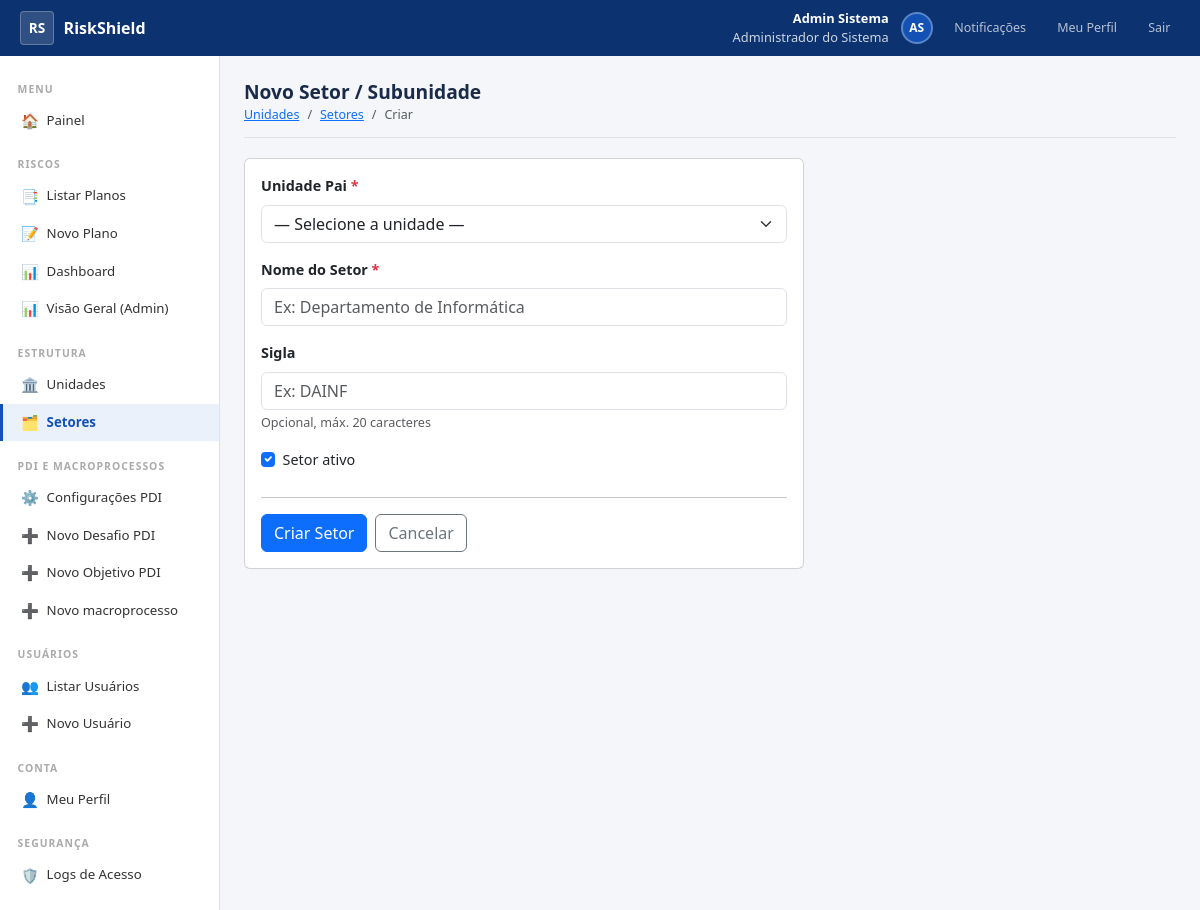
/setores/novo/ (signed in), run on the app's committed database.
### accounts/models.py (models this page shows, shortened)
class Usuario(AbstractBaseUser, PermissionsMixin):
    primeiro_nome = models.CharField('Primeiro Nome', max_length=80)
    sobrenome = models.CharField('Sobrenome', max_length=100)
    matricula = models.CharField('Matrícula', max_length=20, unique=True, db_index=True)
    email = models.EmailField('E-mail Institucional', unique=True, db_index=True)
    foto = models.ImageField('Foto', upload_to='fotos/', blank=True, null=True)
    telefone = models.CharField('Telefone Institucional', max_length=20, blank=True)
    cargo = models.CharField('Cargo / Função', max_length=120, blank=True)
    perfil = models.CharField(
        'Perfil',
        max_length=20,
        choices=Perfil.choices,
        default=Perfil.SERVIDOR,
        db_index=True,
    )
    ativo = models.BooleanField('Ativo', default=True, db_index=True)
    conta_ativada = models.BooleanField('Conta Ativada', default=False)
    is_staff = models.BooleanField('Acesso Admin Django', default=False)
    criado_em = models.DateTimeField('Criado em',    auto_now_add=True)
    atualizado_em = models.DateTimeField('Atualizado em', auto_now=True)
    deleted_at = models.DateTimeField('Excluído em',  null=True, blank=True, db_index=True)
    criado_por = models.ForeignKey(
        'self', on_delete=models.SET_NULL,
        null=True, blank=True,
        related_name='usuarios_criados',
        verbose_name='Criado por',
    )
    ultimo_login_ip = models.GenericIPAddressField('IP do Último Login', null=True, blank=True)
    history = HistoricalRecords(
        history_change_reason_field=models.TextField(null=True),
        excluded_fields=['last_login', 'ultimo_login_ip'],
    )
    objects = UsuarioManager()
    USERNAME_FIELD  = 'matricula'
    REQUIRED_FIELDS = ['email', 'primeiro_nome', 'sobrenome']
    class Meta:
        verbose_name = 'Usuário'
        verbose_name_plural  = 'Usuários'
        ordering = ['primeiro_nome', 'sobrenome']
    def get_nome_completo(self):
        return f'{self.primeiro_nome} {self.sobrenome}'.strip()
    def get_iniciais(self):
        partes = self.get_nome_completo().split()
        if len(partes) >= 2:
            return f'{partes[0][0]}{partes[-1][0]}'.upper()
        return self.matricula[:2].upper()
    @property
    def is_admin(self):
        return self.perfil == Perfil.ADMIN
    @property
    def is_servidor(self):
        return self.perfil == Perfil.SERVIDOR
    @property
    def pode_criar_usuario(self):
        return self.perfil in (Perfil.ADMIN, Perfil.GESTOR_UNIDADE)
    @property
    def pode_gerenciar_usuarios(self):
        return self.perfil in (Perfil.ADMIN, Perfil.GESTOR_UNIDADE, Perfil.GESTOR_SETOR)
    @property
    def pode_ver_logs(self):
        return self.perfil == Perfil.ADMIN

### organizacional/views.py (the view)
# urls.py: path('setores/novo/',                views.novo_setor,      name='novo_setor'),
@requer_pode_criar_usuario
def novo_setor(request):
    form = SetorForm(request.POST or None, usuario_logado=request.user)
    if request.method == 'POST' and form.is_valid():
        s = form.save()
        messages.success(request, f'Setor "{s.nome}" criado em "{s.unidade}".')
        return redirect('lista_setores')
    return render(request, 'organizacional/form_setor.html', {
        'form': form, 'titulo': 'Novo Setor / Subunidade', 'acao': 'Criar',
    })

### accounts/managers.py (called while the page is built)
    def get_queryset(self):
        return super().get_queryset().filter(deleted_at__isnull=True)

### riscos/context_processors.py (called while the page is built)
def notificacoes(request):
    if not request.user.is_authenticated:
        return {}
    from riscos.models import Notificacao
    count = Notificacao.objects.filter(usuario=request.user, lida=False).count()
    return {'notificacoes_count': count}

### templates/organizacional/form_setor.html (shortened to what this page needs)
{% extends 'base_sistema.html' %}
{% block content %}
<div class="page-header">
  <h1>{{ titulo }}</h1>
  <ol class="breadcrumb mb-0">
    <li class="breadcrumb-item"><a href="{% url 'lista_unidades' %}">Unidades</a></li>
    <li class="breadcrumb-item"><a href="{% url 'lista_setores' %}">Setores</a></li>
    <li class="breadcrumb-item active">{{ acao }}</li>
  </ol>
</div>
<div class="card" style="max-width:560px;">
  <div class="card-body">
    <form method="post" novalidate>
      <div class="mb-3">
        <label class="form-label fw-semibold">Unidade Pai <span class="text-danger">*</span></label>
        <select name="unidade" class="form-select {% if form.unidade.errors %}is-invalid{% endif %}" required>
          <option value="">— Selecione a unidade —</option>
        </select>
      </div>
      <div class="mb-3">
        <label class="form-label fw-semibold">Nome do Setor <span class="text-danger">*</span></label>
        <input type="text" name="nome" class="form-control {% if form.nome.errors %}is-invalid{% endif %}"
               value="{{ form.nome.value|default:'' }}"
               placeholder="Ex: Departamento de Informática" required autofocus>
      </div>
      <div class="mb-3">
        <label class="form-label fw-semibold">Sigla</label>
        <input type="text" name="sigla" class="form-control"
               value="{{ form.sigla.value|default:'' }}"
               placeholder="Ex: DAINF" maxlength="20">
        <div class="form-text">Opcional, máx. 20 caracteres</div>
      </div>
      <div class="form-check">
        <input class="form-check-input" type="checkbox" name="ativo" id="id_ativo"
               {% if form.ativo.value != False %}checked{% endif %}>
        <label class="form-check-label" for="id_ativo">Setor ativo</label>
      </div>
      <hr class="mt-4">
      <div class="d-flex gap-2">
        <button type="submit" class="btn btn-primary">{{ acao }} Setor</button>
        <a href="{% url 'lista_setores' %}" class="btn btn-outline-secondary">Cancelar</a>
      </div>
    </form>
  </div>
</div>
{% endblock %}

### templates/base_sistema.html (shortened to what this page needs)
{% load static %}
<!DOCTYPE html>
<html lang="pt-BR">
<head>
  <link href="https://cdn.jsdelivr.net/npm/bootstrap@5.3.0/dist/css/bootstrap.min.css" rel="stylesheet">
  <link rel="stylesheet" href="{% static 'css/styles_sistema.css' %}">
</head>
<body>
<div class="topbar">
  <a href="{% url 'painel' %}" class="topbar-brand">
    <div class="topbar-logo">RS</div>
    RiskShield
  </a>
  <div class="topbar-right">
    <div class="topbar-user text-end">
      <strong>{{ request.user.primeiro_nome }} {{ request.user.sobrenome }}</strong>
      {{ request.user.get_perfil_display }}
    </div>
    <div class="topbar-avatar">
      {% if request.user.foto %}<img src="{{ request.user.foto.url }}" alt="">
      {% else %}{{ request.user.get_iniciais }}{% endif %}
    </div>
    <a href="{% url 'riscos:lista_notificacoes' %}" class="topbar-btn">
      Notificações
    </a>
    <a href="{% url 'meu_perfil' %}" class="topbar-btn">Meu Perfil</a>
    <a href="{% url 'logout' %}" class="topbar-btn">Sair</a>
  </div>
</div>
<div class="app-body">
  <nav class="sidebar">
    <div class="sidebar-section-title">Menu</div>
    <a href="{% url 'painel' %}" class="sidebar-link {% if request.resolver_match.url_name == 'painel' %}active{% endif %}">
      <span class="sidebar-icon">🏠</span> Painel
    </a>
    <div class="sidebar-section-title" style="margin-top:.5rem;">Riscos</div>
    <a href="{% url 'riscos:lista_planos' %}" class="sidebar-link {% if request.resolver_match.url_name == 'lista_planos' %}active{% endif %}">
      <span class="sidebar-icon">📑</span> Listar Planos
    </a>
    {% if not request.user.is_servidor %}
    <a href="{% url 'riscos:novo_plano' %}" class="sidebar-link {% if request.resolver_match.url_name == 'novo_plano' %}active{% endif %}">
      <span class="sidebar-icon">📝</span> Novo Plano
    </a>
    <a href="{% url 'riscos:dashboard' %}" class="sidebar-link {% if request.resolver_match.url_name == 'dashboard' %}active{% endif %}">
      <span class="sidebar-icon">📊</span> Dashboard
    </a>
    {% endif %}
    {% if request.user.is_admin %}
    <a href="{% url 'riscos:painel_riscos' %}" class="sidebar-link {% if request.resolver_match.url_name == 'painel_riscos' %}active{% endif %}">
      <span class="sidebar-icon">📊</span> Visão Geral (Admin)
    </a>
    {% endif %}
    {% if request.user.pode_criar_usuario %}
    <div class="sidebar-section-title" style="margin-top:.5rem;">Estrutura</div>
    <a href="{% url 'lista_unidades' %}" class="sidebar-link {% if 'unidade' in request.resolver_match.url_name %}active{% endif %}">
      <span class="sidebar-icon">🏛️</span> Unidades
    </a>
    <a href="{% url 'lista_setores' %}" class="sidebar-link {% if 'setor' in request.resolver_match.url_name %}active{% endif %}">
      <span class="sidebar-icon">🗂️</span> Setores
    </a>
    {% endif %}
    {% if request.user.is_admin or request.user.is_gestor_unidade %}
    <div class="sidebar-section-title" style="margin-top:.5rem;">PDI e Macroprocessos</div>
    <a href="{% url 'configuracao:painel_configuracao' %}" class="sidebar-link {% if 'configuracao' in request.resolver_match.app_names %}active{% endif %}">
      <span class="sidebar-icon">⚙️</span> Configurações PDI
    </a>
    <a href="{% url 'configuracao:desafio_criar' %}" class="sidebar-link {% if 'desafio_criar' in request.resolver_match.app_names %}active{% endif %}">
      <span class="sidebar-icon">➕</span> Novo Desafio PDI
    </a>
    <a href="{% url 'configuracao:objetivo_criar' %}" class="sidebar-link {% if 'objetivo_criar' in request.resolver_match.app_names %}active{% endif %}">
      <span class="sidebar-icon">➕</span> Novo Objetivo PDI
    </a>
    <a href="{% url 'configuracao:macroprocesso_criar' %}" class="sidebar-link {% if 'macroprocesso_criar' in request.resolver_match.app_names %}active{% endif %}">
      <span class="sidebar-icon">➕</span> Novo macroprocesso
    </a>
    {% endif %}
    {% if request.user.pode_gerenciar_usuarios %}
    <div class="sidebar-section-title" style="margin-top:.5rem;">Usuários</div>
    <a href="{% url 'lista_usuarios' %}" class="sidebar-link {% if request.resolver_match.url_name == 'lista_usuarios' %}active{% endif %}">
      <span class="sidebar-icon">👥</span> Listar Usuários
    </a>
    {% if request.user.pode_criar_usuario %}
    <a href="{% url 'cadastro_usuario' %}" class="sidebar-link {% if request.resolver_match.url_name == 'cadastro_usuario' %}active{% endif %}">
      <span class="sidebar-icon">➕</span> Novo Usuário
    </a>
    {% endif %}
    {% endif %}
    <div class="sidebar-section-title" style="margin-top:.5rem;">Conta</div>
    <a href="{% url 'meu_perfil' %}" class="sidebar-link {% if request.resolver_match.url_name == 'meu_perfil' %}active{% endif %}">
      <span class="sidebar-icon" >👤</span> Meu Perfil
    </a>
    {% if request.user.pode_ver_logs %}
    <div class="sidebar-section-title" style="margin-top:.5rem;">Segurança</div>
    <a href="{% url 'logs_acesso' %}" class="sidebar-link {% if request.resolver_match.url_name == 'logs_acesso' %}active{% endif %}">
      <span class="sidebar-icon">🛡️</span> Logs de Acesso
    </a>
    {% endif %}
  </nav>
  <div class="main-area">
    {% block content %}{% endblock %}
  </div>
</div>
</body>
</html>

### static/css/styles_sistema.css (style rules this page uses)
:root { --gov-blue: #1351B4; --gov-dark: #0C326F; }
body { background: #f4f6f9; font-size: .9rem; }
.topbar { background: var(--gov-dark); height: 56px; display: flex; align-items: center; padding: 0 1.25rem; position: sticky; top: 0; z-index: 1000; }
.topbar-brand { color: #fff; font-weight: 700; font-size: 1rem; text-decoration: none; display: flex; align-items: center; gap: .6rem; }
.topbar-logo { width: 34px; height: 34px; background: rgba(255, 255, 255, .15); border: 1px solid rgba(255, 255, 255, .25); border-radius: 4px; display: flex; align-items: center; justify-content: center; font-weight: 800; font-size: .85rem; color: #fff; }
.topbar-right { margin-left: auto; display: flex; align-items: center; gap: .75rem; }
.topbar-user { color: rgba(255, 255, 255, .8); font-size: .8rem; }
.topbar-user strong { color: #fff; display: block; }
.topbar-avatar { width: 32px; height: 32px; border-radius: 50%; background: var(--gov-blue); border: 2px solid rgba(255, 255, 255, .3); display: flex; align-items: center; justify-content: center; color: #fff; font-weight: 700; font-size: .75rem; overflow: hidden; flex-shrink: 0; }
.topbar-btn { color: rgba(255, 255, 255, .7); text-decoration: none; font-size: .78rem; padding: .3rem .6rem; border-radius: 3px; transition: background .15s; }
.sidebar { width: 220px; background: #fff; border-right: 1px solid #dee2e6; min-height: calc(100vh - 56px); padding: 1rem 0; flex-shrink: 0; }
.sidebar-section-title { font-size: .65rem; font-weight: 700; color: #aaa; letter-spacing: 1px; text-transform: uppercase; padding: .6rem 1.1rem .3rem; }
.sidebar-link { display: flex; align-items: center; gap: .5rem; padding: .5rem 1.1rem; color: #333; text-decoration: none; font-size: .83rem; border-left: 3px solid transparent; transition: all .15s; }
.sidebar-link.active { background: #ebf1fb; color: var(--gov-blue); font-weight: 600; border-left-color: var(--gov-blue); }
.sidebar-icon { width: 18px; text-align: center; font-size: .9rem; }
.app-body { display: flex; min-height: calc(100vh - 56px); }
.main-area { flex: 1; padding: 1.5rem; overflow: hidden; }
.page-header { margin-bottom: 1.25rem; padding-bottom: .75rem; border-bottom: 1px solid #dee2e6; }
.page-header h1 { font-size: 1.2rem; font-weight: 700; color: #1a2b4a; margin: 0; }
.page-header .breadcrumb { font-size: .78rem; margin: .2rem 0 0; }

### data on the page
Usuario: user.primeiro_nome "Admin", user.sobrenome "Sistema", user.perfil "Administrador do Sistema", user.get_iniciais "AS"

### other printed values
{{ titulo }} "Novo Setor / Subunidade"
{{ acao }} "Criar"
